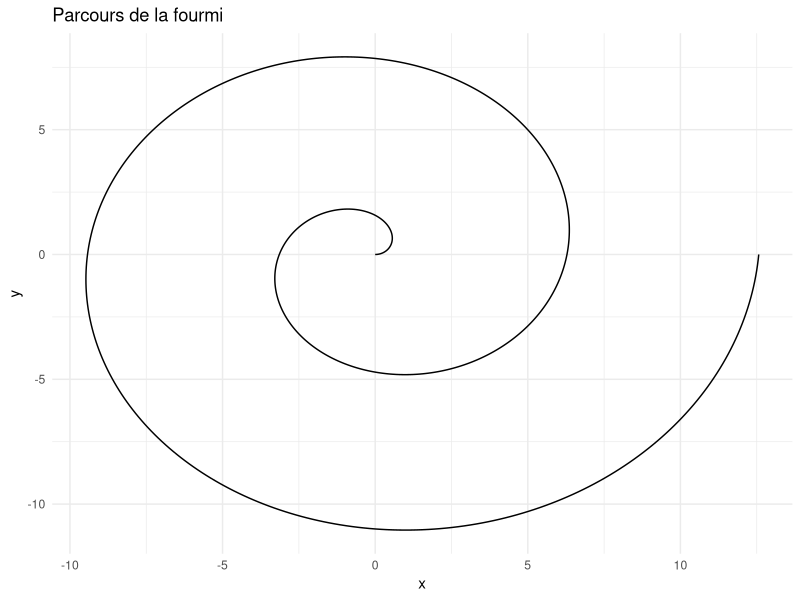

Write R code to recreate this figure.
## ---- chunk 1
#| fig-align: center
#| echo: false
#| message: false
#| fig-width: 5
#| fig-heigth: 5

library(tidyverse)
t <- seq(0, 4*pi, by = pi / 180)
 x = t*cos(t); y = t*sin(t)
 tibble(x,y) %>% 
 ggplot(aes(x=x,y=y)) + 
    geom_path() +
    theme_minimal() +
    labs(
       title = "Parcours de la fourmi"
    )
 
